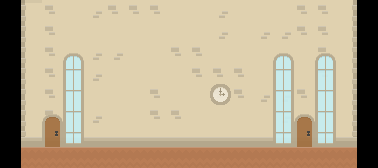

A 2D game scene composited from a Tiled map and its tileset images. What follows is a short description and the map's XML, with each tile layer's data collapsed to a summary:
An orthogonal 18x8 tile map with 21x21 px tiles, 3 tile layers (back_base, back_detail, collision) and 4 objects (Player!, Blue).

<map version="1.0" orientation="orthogonal" renderorder="right-down" width="18" height="8" tilewidth="21" tileheight="21" nextobjectid="50">
 <tileset firstgid="1" name="spritesheet" tilewidth="21" tileheight="21" spacing="2">
  <image source="../images/spritesheet.png" width="692" height="692" />
  <terraintypes>
   <terrain name="Edge" tile="-1" />
  </terraintypes>
  <tile id="19">
   <properties>
    <property name="Class" value="Player" />
   </properties>
  </tile>
  <tile id="57">
   <properties>
    <property name="Class" value="GroundEnemy" />
   </properties>
  </tile>
  <tile id="170">
   <properties>
    <property name="Class" value="GroundEnemy" />
    <property name="sheet" value="blue-alien" />
   </properties>
  </tile>
  <tile id="234">
   <properties>
    <property name="Class" value="VerticalEnemy" />
    <property name="sheet" value="gray-alien" />
   </properties>
  </tile>
  <tile id="354">
   <properties>
    <property name="Class" value="VerticalEnemy" />
    <property name="rangeY" value="10" />
    <property name="sheet" value="bee" />
   </properties>
  </tile>
  <tile id="378">
   <properties>
    <property name="Class" value="Diamond" />
   </properties>
  </tile>
  <tile id="445">
   <properties>
    <property name="Class" value="VerticalEnemy" />
    <property name="sheet" value="ghost" />
   </properties>
  </tile>
  <tile id="475">
   <properties>
    <property name="Class" value="GroundEnemy" />
    <property name="sheet" value="bug" />
   </properties>
  </tile>
  <tile id="690" terrain="0,,0,">
   <objectgroup draworder="index">
    <object id="0" x="-0.125" y="-1" width="4.875" height="23.875" />
   </objectgroup>
  </tile>
  <tile id="692" terrain=",0,,0">
   <objectgroup draworder="index" />
  </tile>
  <tile id="750">
   <objectgroup draworder="index">
    <object id="0" x="-1.375" y="-0.25" width="6.125" height="22" />
   </objectgroup>
  </tile>
  <tile id="752">
   <objectgroup draworder="index" />
  </tile>
  <tile id="781">
   <objectgroup draworder="index" />
  </tile>
 </tileset>
 <layer name="back_base" width="18" height="8">
  <data>[144 cells, 128 non-empty, 10 distinct tile ids]</data>
 </layer>
 <layer name="back_detail" width="18" height="8" opacity="0.9">
  <data>[144 cells, 20 non-empty, 6 distinct tile ids]</data>
 </layer>
 <layer name="collision" width="18" height="8">
  <properties>
   <property name="collision" value="true" />
  </properties>
  <data>[144 cells, 32 non-empty, 2 distinct tile ids]</data>
 </layer>
 <objectgroup name="Object Layer 1">
  <object id="48" name="Player!" gid="20" x="84" y="147" />
 </objectgroup>
 <objectgroup name="NPCs">
  <object id="49" name="Blue" gid="171" x="126" y="147" />
 </objectgroup>
</map>
